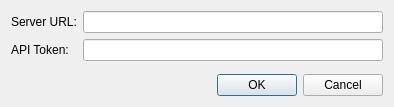
<?xml version="1.0" encoding="UTF-8"?>
<ui version="4.0">
 <class>InventreeSettingsDialog</class>
 <widget class="QDialog" name="InventreeSettingsDialog">
  <property name="geometry">
   <rect>
    <x>0</x>
    <y>0</y>
    <width>391</width>
    <height>107</height>
   </rect>
  </property>
  <property name="windowTitle">
   <string>InvenTree Settings</string>
  </property>
  <layout class="QVBoxLayout" name="verticalLayout">
   <item>
    <layout class="QFormLayout" name="formLayout">
     <item row="0" column="0">
      <widget class="QLabel" name="labelServer">
       <property name="text">
        <string>Server URL:</string>
       </property>
      </widget>
     </item>
     <item row="0" column="1">
      <widget class="QLineEdit" name="editServerUrl">
       <property name="minimumSize">
        <size>
         <width>300</width>
         <height>0</height>
        </size>
       </property>
      </widget>
     </item>
     <item row="1" column="0">
      <widget class="QLabel" name="labelToken">
       <property name="text">
        <string>API Token:</string>
       </property>
      </widget>
     </item>
     <item row="1" column="1">
      <widget class="QLineEdit" name="editApiToken">
       <property name="echoMode">
        <enum>QLineEdit::EchoMode::Password</enum>
       </property>
      </widget>
     </item>
    </layout>
   </item>
   <item>
    <widget class="QDialogButtonBox" name="buttonBox">
     <property name="orientation">
      <enum>Qt::Orientation::Horizontal</enum>
     </property>
     <property name="standardButtons">
      <set>QDialogButtonBox::StandardButton::Cancel|QDialogButtonBox::StandardButton::Ok</set>
     </property>
    </widget>
   </item>
  </layout>
 </widget>
 <resources/>
 <connections/>
</ui>
